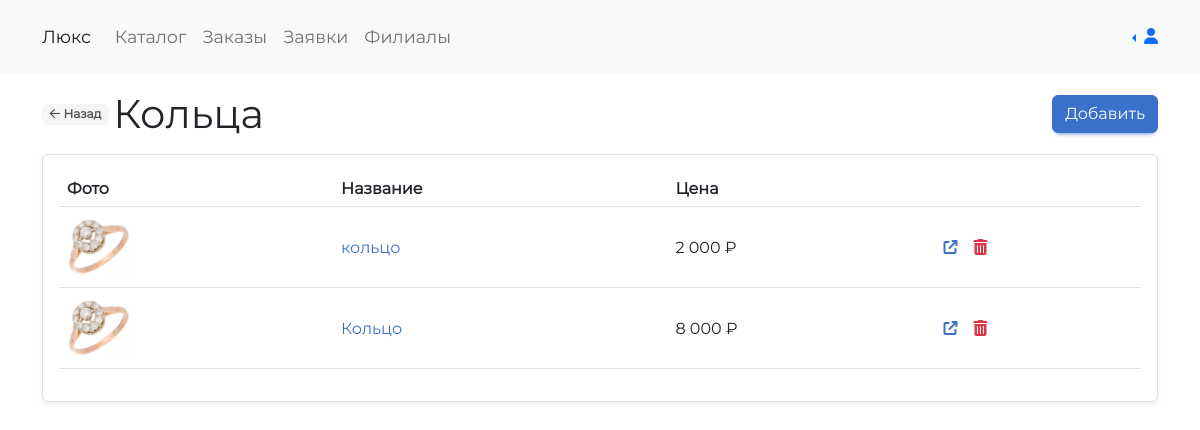
The page /admin/category/rings on the database its author committed.
### tables this page shows
CREATE TABLE `products` (
  `id` int(11) NOT NULL,
  `title` varchar(128) NOT NULL,
  `description` text NOT NULL,
  `image` text NOT NULL,
  `vendor_code` varchar(32) NOT NULL,
  `price` double NOT NULL,
  `content` varchar(32) NOT NULL,
  `metal` varchar(32) NOT NULL,
  `weight` varchar(16) NOT NULL,
  `category` varchar(32) NOT NULL
);

### engine/config.php (called while the page is built)
<?php
$config = array(
	'site' => array(
		'name' => 'Люкс',
		'phone' => '+7 (495) 123-12-12',
		'email' => 'conatct@lombard.ru',
		'footer_description' => 'Помогаем быстро, просто и безопасно продавать и покупать украшения на вторичном рынке. Выдаем займы под залог ювелирных изделий.'
	),
	'db' => array(
		'host' 		=> '127.0.0.1',
		'user' 		=> 'root',
		'password' 	=> '',
		'name' 		=> 'pawnshop'
	),
	'menu' => array(
		array(
			'title' => 'Скупка',
			'url' => '/sell'
		),
		array(
			'title' => 'Каталог',
			'url' => '/catalog'
		),
		array(
			'title' => 'О нас',
			'url' => '/about'
		),
		array(
			'title' => 'Филиалы',
			'url' => '/branches'
		),
	),
	'menu_admin' => array(
		array(
			'title' => 'Каталог',
			'url' => '/admin/catalog'
		),
		array(
			'title' => 'Заказы',
			'url' => '/admin/orders'
		),
		array(
			'title' => 'Заявки',
			'url' => '/admin/consultation'
		),
		array(
			'title' => 'Филиалы',
			'url' => '/admin/branches'
		),
	)
);

### engine/core.class.php (called while the page is built, shortened)
<?php
class core {
  public $db;
  public $config;
  public function __construct() {
    include __DIR__.'/config.php';
    $this->config = $config;
    $this->db = new db(
      $config['db']['host'],
      $config['db']['user'],
      $config['db']['password'],
      $config['db']['name'],
    );
  }
  public function getConfig() {
    return $this->config;
  }
  public function menu($type) {
    return $this->config[$type];
  }
  private static function initCharRange() {
    return array_merge(range('0', '9'), range('a', 'f'));
  }
  public function get($table, $params = [], $order = false) {
    if (empty($params)) {
      $query = "SELECT * FROM $table";
    } else {
      $search_key = array_keys($params)[0];
      $search_value = $params[$search_key];
      $query = "SELECT * FROM $table WHERE $search_key = '$search_value'";
    }
    $query = $this->db->query($query);
    return ($query->numRows()) ? $query->fetchAll() : false;
  }
}

### engine/db.class.php (called while the page is built, shortened)
<?php
class db {
    protected $connection;
	protected $query;
	public function __construct($dbhost, $dbuser, $dbpass, $dbname, $charset = 'utf8mb4') {
		$this->connection = new mysqli($dbhost, $dbuser, $dbpass, $dbname);
		$this->connection->set_charset($charset);
	}
    public function query($query) {
		if ($this->query = $this->connection->prepare($query)) {
            $this->query->execute();
        } else {
            $this->error('Unable to prepare MySQL statement (check your syntax) - ' . $this->connection->error);
        }
		return $this;
    }
	public function fetchAll($callback = null) {
	    $params = array();
        $row = array();
	    $meta = $this->query->result_metadata();
	    while ($field = $meta->fetch_field()) {
	        $params[] = &$row[$field->name];
	    }
	    call_user_func_array(array($this->query, 'bind_result'), $params);
        $result = array();
        while ($this->query->fetch()) {
            $r = array();
            foreach ($row as $key => $val) {
                $r[$key] = $val;
            }
            if ($callback != null && is_callable($callback)) {
                $value = call_user_func($callback, $r);
                if ($value == 'break') break;
            } else {
                $result[] = $r;
            }
        }
		return $result;
	}
    public function numRows() {
		$this->query->store_result();
		return $this->query->num_rows;
	}
}
?>

### admin/category.php (the view, shortened to what this page needs)
<?php
include '../engine/core.class.php';
include '../engine/db.class.php';
$core = new core();
$config = $core->getConfig();
$menu = $core->menu('menu_admin');
$category = $_GET['category'];
$categories = [
	'rings' => 'Кольца',
	'earrings' => 'Серьги',
	'chains' => 'Цепочки',
	'pendant' => 'Подвески',
	'bracelets' => 'Браслеты',
	'cufflinks' => 'Запонки',
	'watch' => 'Часы'
];
$products = $core->get('products', ['category' => $category]);
?>
<html class="h-100">
	<head>
	    <link rel="stylesheet" href="/assets/css/bootstrap.min.css">
	    <link rel="stylesheet" href="/assets/fontawesome-pro-6.1.0-web/css/all.min.css">
	    <link rel="stylesheet" href="/assets/css/style.css?=<?=$_SERVER['REQUEST_TIME']?>">
	</head>
	<body class="d-flex flex-column h-100">
		<header>
			<nav class="navbar navbar-expand-lg navbar-light bg-light py-3">
				<div class="container">
					<div class="collapse navbar-collapse" id="navbar">
						<a class="navbar-brand mt-2 mt-lg-0" href="/"><?=$config['site']['name']?></a>
						<ul class="navbar-nav me-auto mb-2 mb-lg-0">
							<?php if ($menu):?>
								<?php foreach ($menu as $m):?>
									<li class="nav-item"> <a class="nav-link" href="<?=$m['url']?>"><?=$m['title']?></a> </li>
								<?php endforeach;?>
							<?php endif;?>
						</ul>
					</div>
					<div class="d-flex align-items-center">
						<div class="dropstart">
							<a class="dropdown-toggle" href="" role="button" id="account-button" data-bs-toggle="dropdown" aria-expanded="false">
								<i class="fas fa-user"></i>
							</a>
						</div>
					</div>
				</div>
			</nav>
		</header>
		<main>
			<section class="py-3">
				<div class="container">
					<div class="d-flex align-items-center justify-content-between mb-3">
						<div class="d-flex align-items-center">
		                    <a href="/admin/catalog" class="badge badge-light">
		                        <i class="fa-regular fa-arrow-left"></i>
		                        Назад
		                    </a>
		                    <h1 class="ms-1 mb-0"><?=$categories[$category]?></h1>
		                </div>
		                <a href="/admin/product" class="btn btn-primary">Добавить</a>
					</div>
					<div class="rounded shadow-sm border p-3" id="content">
						<?php if ($products):?>
							<div class="table-responsive">
								<table class="table">
									<thead>
										<tr>
											<th>Фото</th>
											<th>Название</th>
											<th>Цена</th>
											<th></th>
										</tr>
									</thead>
									<tbody id="products">
										<?php foreach ($products as $product):?>
											<tr id="product-<?=$product['id']?>">
												<td>
													<?php if ($product['image']):?>
														<img src="<?=$product['image']?>" alt="<?=$product['title']?>" style="width: 4rem;">
													<?php else:?>
														<img src="/assets/img/placeholder.jpg" alt="<?=$product['title']?>" style="width: 4rem;">
													<?php endif;?>
												</td>
												<td>
													<a href="/admin/product/<?=$product['id']?>" class="text-primary" data-bs-toggle="tooltip" data-bs-placement="top" title="Перейти"><?=$product['title']?></a>
												</td>
												<td><?=number_format($product['price'], 0, ',', ' ')?> ₽</td>
												<td>
													<div class="d-flex" style="gap: 1rem;">
														<a href="/admin/product/<?=$product['id']?>" class="text-primary"><i class="fa-solid fa-arrow-up-right-from-square" data-bs-toggle="tooltip" data-bs-placement="top" title="Перейти"></i></a>
														<a href="javascript:void(0);" class="text-danger delete" data-id="<?=$product['id']?>" data-bs-toggle="modal" data-bs-target="#delete-modal"><i class="fa-solid fa-trash-can" data-bs-toggle="tooltip" data-bs-placement="top" title="Удалить"></i></a>
													</div>
												</td>
											</tr>
										<?php endforeach;?>
									</tbody>
								</table>
							</div>
						<?php else:?>
							<p class="mb-0">В этой категории ещё нет товаров</p>
						<?php endif;?>
					</div>
				</div>
			</section>
		</main>
	</body>
</html>

### assets/css/style.css (style rules this page uses)
tr { vertical-align: middle; }
body { font-family: "Montserrat"; }
.navbar-brand, .nav-link { font-size: 1.1rem; }
.btn-primary { background-color: #3b71ca; border-color: #3b71ca; color: #fff; box-shadow: 0 4px 5px -4px #3b71ca; }
.badge-light { background-color: #f5f5f5; color: #4f4f4f; }
.text-primary { color: #3b70ca!important; }
a { text-decoration: none; transition: .2s ease; }

### rows shown on the page
products: image (picture), title "кольцо", price "2 000"
products: image (picture), title "Кольцо", price "8 000"

### other values the page prints
$config['site']['name'] "Люкс"
$m['title'] "Каталог"
$m['title'] "Заказы"
$m['title'] "Заявки"
$m['title'] "Филиалы"
$categories[$category] "Кольца"
